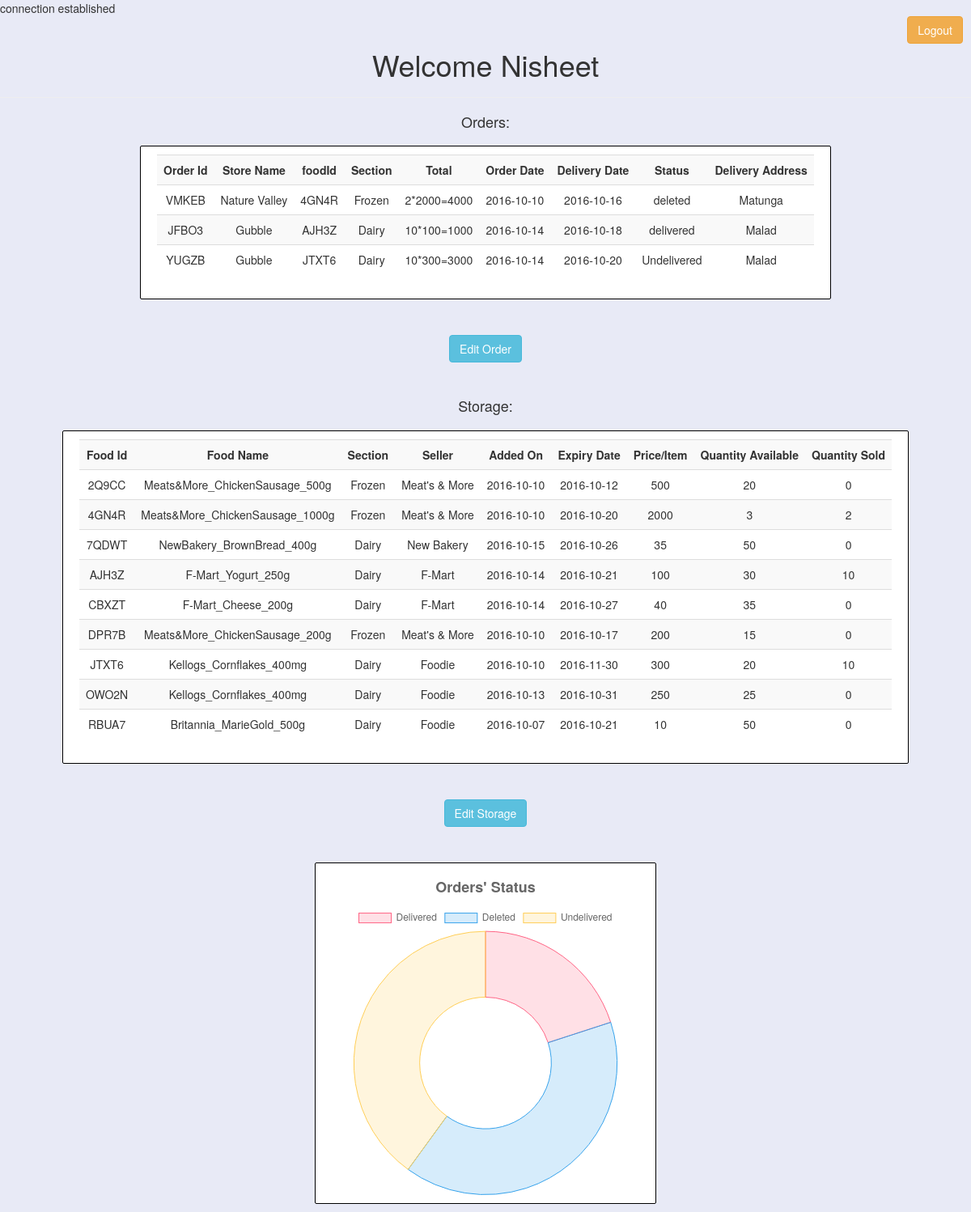
The app's page /employee.php (signed in) with its own data.
### tables this page shows
CREATE TABLE `employee` (
  `emp_id` char(10) NOT NULL,
  `emp_name` varchar(50) NOT NULL,
  `email` text NOT NULL,
  `department` varchar(25) DEFAULT 'Unassigned',
  `salary` double DEFAULT NULL,
  `contact` bigint(10) NOT NULL,
  `address` varchar(100) NOT NULL,
  `password` char(64) NOT NULL
);

CREATE TABLE `orders` (
  `order_id` varchar(5) NOT NULL,
  `s_id` int(11) NOT NULL,
  `foodId` varchar(5) NOT NULL,
  `qty` int(11) NOT NULL,
  `addedon` date NOT NULL,
  `delivery_date` date NOT NULL,
  `status` varchar(15) NOT NULL DEFAULT 'Undelivered'
);

CREATE TABLE `users` (
  `s_id` int(11) NOT NULL,
  `email` varchar(96) NOT NULL,
  `store_name` varchar(50) NOT NULL,
  `store_type` varchar(10) NOT NULL,
  `address` text NOT NULL,
  `password` char(64) NOT NULL
);

CREATE TABLE `food` (
  `foodId` varchar(5) NOT NULL,
  `food_name` varchar(80) NOT NULL,
  `section` varchar(15) DEFAULT NULL,
  `s_id` int(11) NOT NULL,
  `addedon` date NOT NULL,
  `expiry_date` date NOT NULL,
  `qty` int(11) NOT NULL,
  `price` double NOT NULL,
  `sold` int(11) NOT NULL DEFAULT '0'
);

### employee.php (the view, shortened to what this page needs)
<?php
require_once('connect.php');
if(isset($_SESSION['emp_id']))
{
   $emp_id=$_SESSION['emp_id'];
}
else
{
   $_SESSION['unlog']=1;
   header("Location:".get_base_url()."admin.php");
   die();
}
$query="SELECT emp_name FROM employee WHERE emp_id='$emp_id'";
$response=@mysqli_query($dbc,$query);
$emp_name="";
if(mysqli_num_rows($response))
{
   $row=mysqli_fetch_array($response);
   $emp_name=$row['emp_name'];
}
?>
<html>
<head>
   <link rel="stylesheet" type="text/css" href="bootstrap.min.css"/>
   <link rel="stylesheet" type="text/css" href="styles.css"/>
</head>
<body>
   <div id="log-out">
      <a href="logout.php" role="button" class="btn btn-warning">Logout</a>
   </div>
   <h1 class="centerFlex"><?php echo "Welcome $emp_name"; ?></h1><hr>
   <h4 class="centerFlex">Orders:</h4>
      <div class="centerFlex ">
         <form class="frm-wel">
            <div>
               <?php
               $query="SELECT order_id,store_name,orders.foodId,food.section,food.price,orders.qty,orders.addedon,delivery_date,status,address FROM food,users,orders WHERE users.s_id=orders.s_id AND food.foodId = orders.foodId ORDER BY delivery_date";
               $response=@mysqli_query($dbc,$query);
               if(mysqli_num_rows($response)==0)
               {
                  echo '<span class="text-center">No Orders Currently!</span>';
               }
               else
               {
                  echo '<table cellspacing="5" class="table table-striped tble" cellpadding="10">
                  <tr>
                  <th class="text-center">Order Id</th>
                  <th class="text-center">Store Name</th>
                  <th class="text-center">foodId</th>
                  <th class="text-center">Section</th>
                  <th class="text-center">Total</th>
                  <th class="text-center">Order Date</th>
                  <th class="text-center">Delivery Date</th>
                  <th class="text-center">Status</th>
                  <th class="text-center">Delivery Address</th>
                  </tr>';
                  while($row=mysqli_fetch_array($response))
                  {
                     echo '<tr>
                     <td class="text-center">'.$row['order_id'].'</td>
                     <td class="text-center">'.$row['store_name'].'</td>
                     <td class="text-center">'.$row['foodId'].'</td>
                     <td class="text-center">'.$row['section'].'</td>
                     <td class="text-center">'.$row['qty'].'*'.$row['price'].'='.$row['qty']*$row['price'].'</td>
                     <td class="text-center">'.$row['addedon'].'</td>
                     <td class="text-center">'.$row['delivery_date'].'</td>
                     <td class="text-center">'.$row['status'].'</td>
                     <td class="text-center">'.$row['address'].'</td>
                     </tr>';
                  }
                  echo '</table>';
               }
               ?>
            </div>
         </form>
   </div>
   <div class="centerFlex">
      <div>
         <form>
            <button class="btn btn-Info" type="submit" formaction="editorder.php" value="editorder">Edit Order</button>
         </form>
      </div>
   </div>
   <h4 class="centerFlex">Storage:</h4>
      <div class="centerFlex ">
         <form class="frm-wel">
            <div>
               <?php
               $query="SELECT foodId,food_name,section,store_name,addedon,expiry_date,qty,price,sold FROM food,users WHERE users.s_id=food.s_id";
               $response=@mysqli_query($dbc,$query);
               if(mysqli_num_rows($response)==0)
               {
                  echo '<span class="text-center">Storage is Empty!</span>';
               }
               else
               {
                  echo '<table cellspacing="5" class="table table-striped tble" cellpadding="10">
                  <tr>
                  <th class="text-center">Food Id</th>
                  <th class="text-center">Food Name</th>
                  <th class="text-center">Section</th>
                  <th class="text-center">Seller</th>
                  <th class="text-center">Added On</th>
                  <th class="text-center">Expiry Date</th>
                  <th class="text-center">Price/Item</th>
                  <th class="text-center">Quantity Available</th>
                  <th class="text-center">Quantity Sold</th>
                  </tr>';
                  while($row=mysqli_fetch_array($response))
                  {
                     echo '<tr>
                     <td class="text-center">'.$row['foodId'].'</td>
                     <td class="text-center">'.$row['food_name'].'</td>
                     <td class="text-center">'.$row['section'].'</td>
                     <td class="text-center">'.$row['store_name'].'</td>
                     <td class="text-center">'.$row['addedon'].'</td>
                     <td class="text-center">'.$row['expiry_date'].'</td>
                     <td class="text-center">'.$row['price'].'</td>
                     <td class="text-center">'.$row['qty'].'</td>
                     <td class="text-center">'.$row['sold'].'</td>
                     </tr>';
                  }
                  echo '</table>';
               }
               ?>
            </div>
         </form>
   </div>
   <div class="centerFlex">
      <div>
         <form>
            <button class="btn btn-Info" type="submit" formaction="editstorage.php" value="editstorage">Edit Storage</button>
         </form>
      </div>
   </div>
   <div class="centerFlex">
      <canvas id="myChart" class="frm-wel" width="400" height="400"></canvas>
   </div>
   <script>
      var ctx = document.getElementById("myChart").getContext('2d');
      <?php
            $query = "SELECT COUNT(status) as result FROM orders GROUP BY status ORDER BY status DESC";
            $response = @mysqli_query($dbc, $query);
      ?>
      var labels = ["Delivered","Deleted","Undelivered"];
      var data = [
            <?php
                  $count_rows = mysqli_num_rows($response);
                  if($count_rows > 0)
                  {
                        $count=0;
                        while($row = mysqli_fetch_array($response))
                        {
                              $count++;
                              echo $row["result"];
                              if($count < $count_rows)
                              {
                                    echo ',';
                              }
                        }
                  }
            ?>
      ];
      console.log(data);
      var myChart = new Chart(ctx, {
            type:"pie",
            data:{
                  labels: labels,
                  datasets:[{
                        label:"Order Status",
                        data:data,
                        backgroundColor: [
                        'rgba(255, 99, 132, 0.2)',
                        'rgba(54, 162, 235, 0.2)',
                        'rgba(255, 206, 86, 0.2)',
                        'rgba(75, 192, 192, 0.2)',
                        'rgba(153, 102, 255, 0.2)',
                        'rgba(255, 159, 64, 0.2)'
                        ],
                        borderColor: [
                        'rgba(255,99,132,1)',
                        'rgba(54, 162, 235, 1)',
                        'rgba(255, 206, 86, 1)',
                        'rgba(75, 192, 192, 1)',
                        'rgba(153, 102, 255, 1)',
                        'rgba(255, 159, 64, 1)'
                        ],
                        borderWidth: 1
                  }]
            },
            options:{
                  cutoutPercentage: 50,
                  responsive:false,
                  title:{
                        display:true,
                        fontSize:18,
                        text:"Orders' Status"
                  }
            }
      });
   </script>
</body>
</html>

### styles.css (style rules this page uses)
body { box-sizing: border-box; background-color: #E8EAF6; }
.centerFlex { align-items: center; display: flex; justify-content: center; }
div { margin: 0px 50px 0px 50px; padding: 10px; }
div a { margin-right: -50px; }
div form div { margin: -10px auto -10px auto; }
.frm-wel { background-color: white; border: 1px solid black; border-radius: 2px; padding: 10px; color: black; }
.tble { font-size: 14px; background-color: white; padding-left: -25px; padding-right: -25px; }
#log-out { position: relative; }
#log-out a { position: absolute; top: 0px; right: 10px; }

### records on screen
employee: emp_name "Nisheet"
orders: order_id "VMKEB", s.store_name "Nature Valley", foodId "4GN4R", foodId.section "Frozen", qty "2", foodId.price "2000", $row['qty']*$row['price'] "4000", addedon "2016-10-10", delivery_date "2016-10-16", status "deleted", s.address "Matunga"
orders: order_id "JFBO3", s.store_name "Gubble", foodId "AJH3Z", foodId.section "Dairy", qty "10", foodId.price "100", $row['qty']*$row['price'] "1000", addedon "2016-10-14", delivery_date "2016-10-18", status "delivered", s.address "Malad"
orders: order_id "YUGZB", s.store_name "Gubble", foodId "JTXT6", foodId.section "Dairy", qty "10", foodId.price "300", $row['qty']*$row['price'] "3000", addedon "2016-10-14", delivery_date "2016-10-20", status "Undelivered", s.address "Malad"
food: foodId "2Q9CC", food_name "Meats&More_ChickenSausage_500g", section "Frozen", s.store_name "Meat's & More", addedon "2016-10-10", expiry_date "2016-10-12", price "500", qty "20", sold "0"
food: foodId "4GN4R", food_name "Meats&More_ChickenSausage_1000g", section "Frozen", s.store_name "Meat's & More", addedon "2016-10-10", expiry_date "2016-10-20", price "2000", qty "3", sold "2"
food: foodId "7QDWT", food_name "NewBakery_BrownBread_400g", section "Dairy", s.store_name "New Bakery", addedon "2016-10-15", expiry_date "2016-10-26", price "35", qty "50", sold "0"
food: foodId "AJH3Z", food_name "F-Mart_Yogurt_250g", section "Dairy", s.store_name "F-Mart", addedon "2016-10-14", expiry_date "2016-10-21", price "100", qty "30", sold "10"
food: foodId "CBXZT", food_name "F-Mart_Cheese_200g", section "Dairy", s.store_name "F-Mart", addedon "2016-10-14", expiry_date "2016-10-27", price "40", qty "35", sold "0"
food: foodId "DPR7B", food_name "Meats&More_ChickenSausage_200g", section "Frozen", s.store_name "Meat's & More", addedon "2016-10-10", expiry_date "2016-10-17", price "200", qty "15", sold "0"
food: foodId "JTXT6", food_name "Kellogs_Cornflakes_400mg", section "Dairy", s.store_name "Foodie", addedon "2016-10-10", expiry_date "2016-11-30", price "300", qty "20", sold "10"
food: foodId "OWO2N", food_name "Kellogs_Cornflakes_400mg", section "Dairy", s.store_name "Foodie", addedon "2016-10-13", expiry_date "2016-10-31", price "250", qty "25", sold "0"
food: foodId "RBUA7", food_name "Britannia_MarieGold_500g", section "Dairy", s.store_name "Foodie", addedon "2016-10-07", expiry_date "2016-10-21", price "10", qty "50", sold "0"

### other values on screen
chart data {{ $row["result"] }} 1, 2, 2
